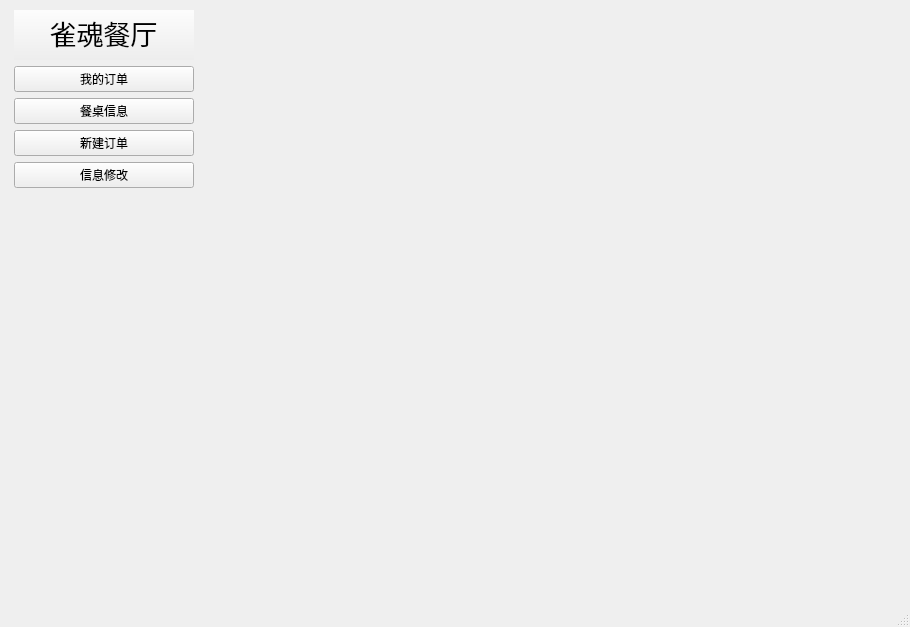
<?xml version="1.0" encoding="UTF-8"?>
<ui version="4.0">
 <class>UserMainWindow</class>
 <widget class="QMainWindow" name="UserMainWindow">
  <property name="geometry">
   <rect>
    <x>0</x>
    <y>0</y>
    <width>910</width>
    <height>627</height>
   </rect>
  </property>
  <property name="windowTitle">
   <string>雀魂餐厅预定系统</string>
  </property>
  <widget class="QWidget" name="centralwidget">
   <widget class="QWidget" name="toolList" native="true">
    <property name="geometry">
     <rect>
      <x>14</x>
      <y>10</y>
      <width>180</width>
      <height>568</height>
     </rect>
    </property>
    <property name="minimumSize">
     <size>
      <width>180</width>
      <height>0</height>
     </size>
    </property>
    <layout class="QGridLayout" name="gridLayout">
     <property name="leftMargin">
      <number>0</number>
     </property>
     <property name="topMargin">
      <number>0</number>
     </property>
     <property name="rightMargin">
      <number>0</number>
     </property>
     <property name="bottomMargin">
      <number>0</number>
     </property>
     <property name="horizontalSpacing">
      <number>0</number>
     </property>
     <item row="1" column="0">
      <widget class="QPushButton" name="btnOrder">
       <property name="text">
        <string>我的订单</string>
       </property>
      </widget>
     </item>
     <item row="5" column="0">
      <widget class="QPushButton" name="btnUser">
       <property name="text">
        <string>信息修改</string>
       </property>
      </widget>
     </item>
     <item row="0" column="0">
      <widget class="QWidget" name="widget" native="true">
       <property name="minimumSize">
        <size>
         <width>0</width>
         <height>50</height>
        </size>
       </property>
       <widget class="QPushButton" name="btnAbout">
        <property name="geometry">
         <rect>
          <x>-6</x>
          <y>-8</y>
          <width>191</width>
          <height>61</height>
         </rect>
        </property>
        <property name="font">
         <font>
          <family>黑体</family>
          <pointsize>20</pointsize>
         </font>
        </property>
        <property name="text">
         <string>雀魂餐厅</string>
        </property>
       </widget>
      </widget>
     </item>
     <item row="8" column="0">
      <spacer name="verticalSpacer">
       <property name="orientation">
        <enum>Qt::Vertical</enum>
       </property>
       <property name="sizeHint" stdset="0">
        <size>
         <width>20</width>
         <height>40</height>
        </size>
       </property>
      </spacer>
     </item>
     <item row="4" column="0">
      <widget class="QPushButton" name="btnCreateOrder">
       <property name="text">
        <string>新建订单</string>
       </property>
      </widget>
     </item>
     <item row="3" column="0">
      <widget class="QPushButton" name="btnTable">
       <property name="text">
        <string>餐桌信息</string>
       </property>
      </widget>
     </item>
    </layout>
   </widget>
   <widget class="QStackedWidget" name="stackedWidget">
    <property name="geometry">
     <rect>
      <x>200</x>
      <y>10</y>
      <width>701</width>
      <height>568</height>
     </rect>
    </property>
   </widget>
  </widget>
  <widget class="QMenuBar" name="menubar">
   <property name="geometry">
    <rect>
     <x>0</x>
     <y>0</y>
     <width>910</width>
     <height>21</height>
    </rect>
   </property>
  </widget>
  <widget class="QStatusBar" name="statusbar"/>
 </widget>
 <resources/>
 <connections/>
</ui>
